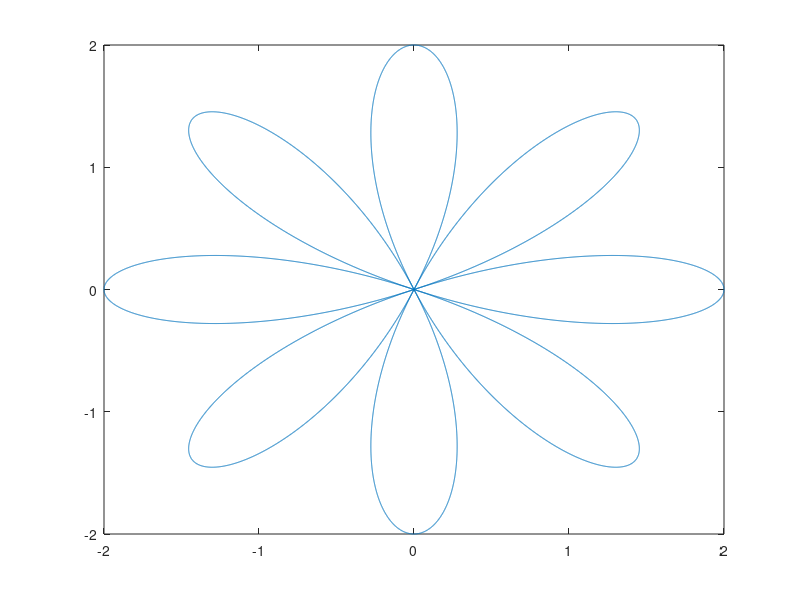

This chart was generated by the following MATLAB code: (Note: this script raises an error after producing the figure.)
t= 0:pi/10010:2*pi;
a=2;
k=4;
x= a.*cos(k.*t).*cos(t);
y= a.*cos(k.*t).*sin(t);
plot (x,y)
n=20020;
xplus= (a.*cos(k.*t).*cos(t))+0.00001;
xminus= (a.*cos(k.*t).*cos(t))-0.00001;
yplus= (a.*cos(k.*t).*sin(t))+0.00001;
yminus= (a.*cos(k.*t).*sin(t))-0.00001;
[a0,b0,a1,b1,a2,b2,a3,b3]=Bezier_Curve(n,x,y,xplus,yplus,xminus,yminus);
figure()

for i=1: n
fx(i)=a0(i)+(a1(i).*t(i))+(a2(i).*t(i).^2)+(a3(i).*t(i).^3);
fy(i)=b0(i)+(b1(i).*t(i))+(b2(i).*t(i).^2)+(b3(i).*t(i).^3);
end
plot(fx,fy)